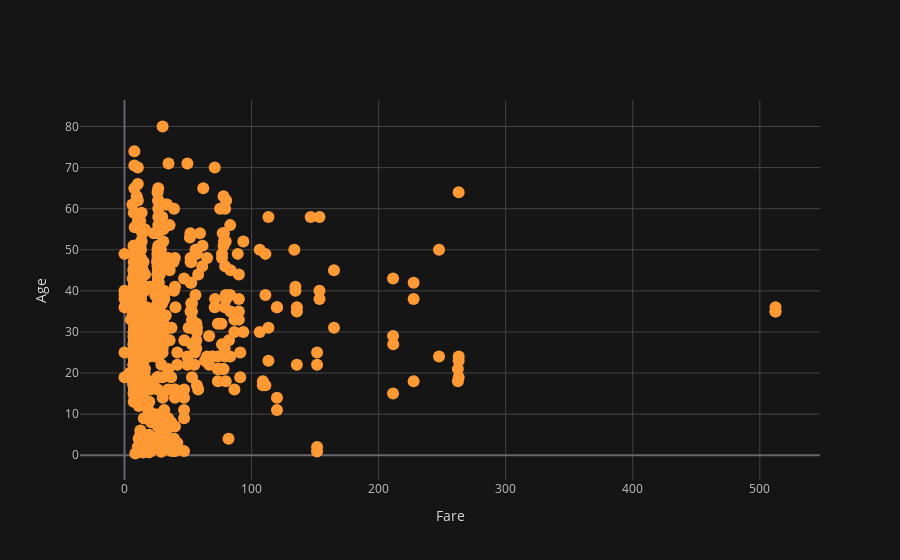

Notebook code for this chart:
### Code cell
## Relationship Between Age And Fare
titanic.iplot(kind="scatter",x="fare",y="age",mode="markers",xTitle="Fare",yTitle="Age")
## from this Graph we say that the Age increase Fare not increases

### Figure 1 — Plotly figure (JSON) as saved in the notebook; plotly's stock layout.template omitted (floating-point values rounded to 4 significant figures; data arrays with more than 128 entries replaced by an {"elided": "..."} marker saying what was removed)
{"data": [{"line": {"color": "rgba(255, 153, 51, 1.0)", "dash": "solid", "shape": "linear", "width": 1.3}, "marker": {"size": 12, "symbol": "circle"}, "mode": "markers", "name": "age", "text": "", "type": "scatter", "x": {"elided": "891 float values"}, "y": {"elided": "891 mixed values"}}], "layout": {"legend": {"bgcolor": "#151516", "font": {"color": "#D9D9D9"}}, "paper_bgcolor": "#151516", "plot_bgcolor": "#151516", "title": {"font": {"color": "#D9D9D9"}}, "xaxis": {"gridcolor": "#434343", "showgrid": true, "tickfont": {"color": "#C2C2C2"}, "title": {"font": {"color": "#D9D9D9"}, "text": "Fare"}, "zerolinecolor": "#666570"}, "yaxis": {"gridcolor": "#434343", "showgrid": true, "tickfont": {"color": "#C2C2C2"}, "title": {"font": {"color": "#D9D9D9"}, "text": "Age"}, "zerolinecolor": "#666570"}}}
